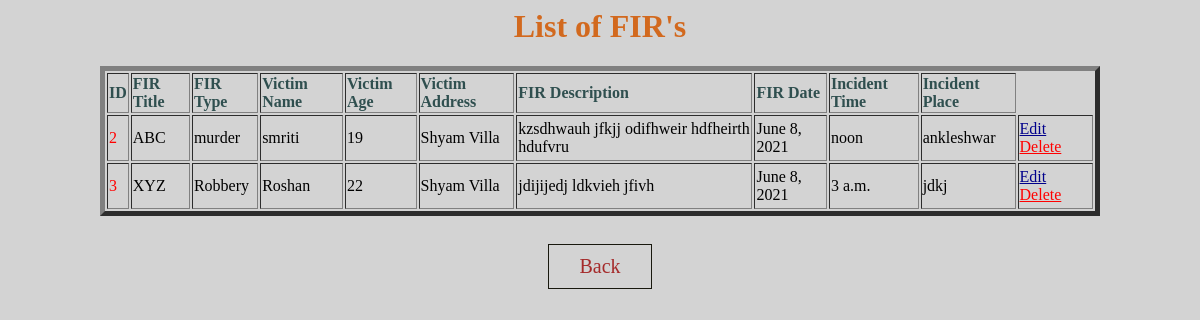
/FIR_list, run on the app's committed database.
### crms/models.py (models this page shows)
class FIR(models.Model):
    FIR_Title=models.CharField(max_length=100,null=True)
    FIR_Type=models.CharField(max_length=100,null=True)
    Victim_Name=models.CharField(max_length=50,null=True)
    Victim_Age=models.CharField(max_length=2,null=True)
    Victim_Address=models.CharField(max_length=100,null=True)
    FIR_Description= models.TextField(null=True)
    FIR_Date=models.DateField(null=True)
    Incident_Time=models.TimeField()
    Incident_Place=models.CharField(max_length=100,null=True)

### crms/views.py (the view)
# urls.py: path('FIR_list',views.FIR_list,name='FIR_list'),
def FIR_list(request):
    context = {'FIR_list':FIR.objects.all()}
    return render(request,'FIR_list.html',context)

### templates/FIR_list.html (shortened to what this page needs)
<html>
    <head>
        <body bgcolor="#D3D3D3">
            <center><h1>List of FIR's</h1></center>
            <table border="5" align="center" height=150 width=1000>
                <thead class="border-bottom font-weight-bold">
                    <tr style="font-family:'montserrat';font-weight:bold;color:darkslategrey">
                        <td>ID</td>
                        <td>FIR Title</td>
                        <td>FIR Type</td>
                        <td>Victim Name</td>
                        <td>Victim Age</td>
                        <td>Victim Address</td>
                        <td>FIR Description</td>
                        <td>FIR Date</td>
                        <td>Incident Time</td>
                        <td>Incident Place</td>
                    </tr>
                </thead>
                <tbody>
                    {% for fir in FIR_list %}
                    <tr style="font-family:'montserrat';">
                        <td style="color:red;">{{fir.id}}</td>
                        <td>{{fir.FIR_Title}}</td>
                        <td>{{fir.FIR_Type}}</td>
                        <td>{{fir.Victim_Name}}</td>
                        <td>{{fir.Victim_Age}}</td>
                        <td>{{fir.Victim_Address}}</td>
                        <td>{{fir.FIR_Description}}</td>
                        <td>{{fir.FIR_Date}}</td>
                        <td>{{fir.Incident_Time}}</td>
                        <td>{{fir.Incident_Place}}</td>
                        <td>
                            <a href="{% url 'FIR_update' fir.id %}" style="color:darkblue;">Edit</a>&nbsp;
                            <a href="{% url 'FIR_delete' fir.id %}" style="color:red;">Delete</a>&nbsp;
                        </td>
                    </tr>
                    {% endfor %}
                </tbody>
            </table>
            <div class="container">
				<br><center><a href="writer_page"><button class="btn btn">Back</button></a></center>
			</div>
        </body>
    </head>
</html>

### templates/FIR_list.html (style rules this page uses)
h1 { font-family: "montserrat"; color: chocolate; font-weight: bold; }
.btn { border: 1px solid #18180e; background:none; padding: 10px 30px; font-size: 20px; font-family: "montserrat"; cursor: pointer; margin: 10px; transition: 0.9s; position: relative; overflow: hidden; color:brown }

### data on the page
FIR: id "2", FIR_Title "ABC", FIR_Type "murder", Victim_Name "smriti", Victim_Age "19", Victim_Address "Shyam Villa", FIR_Description "kzsdhwauh jfkjj odifhweir hdfheirth hdufvru", FIR_Date "June 8, 2021", Incident_Time "noon", Incident_Place "ankleshwar"
FIR: id "3", FIR_Title "XYZ", FIR_Type "Robbery", Victim_Name "Roshan", Victim_Age "22", Victim_Address "Shyam Villa", FIR_Description "jdijijedj ldkvieh jfivh", FIR_Date "June 8, 2021", Incident_Time "3 a.m.", Incident_Place "jdkj"
